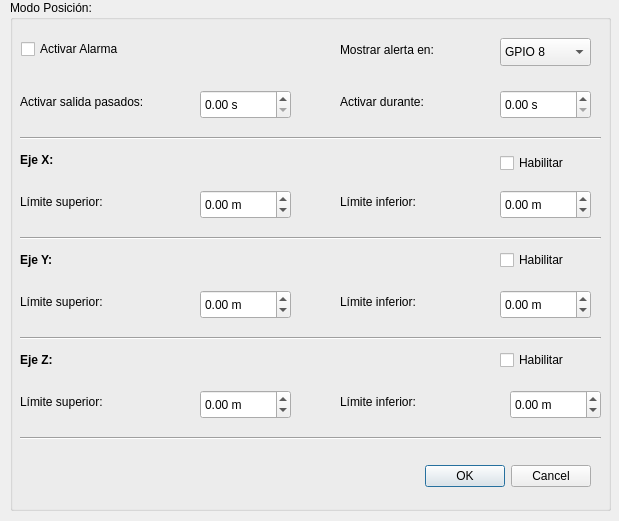
<?xml version="1.0" encoding="UTF-8"?>
<ui version="4.0">
 <class>Dialog_alarm_pos</class>
 <widget class="QDialog" name="Dialog_alarm_pos">
  <property name="geometry">
   <rect>
    <x>0</x>
    <y>0</y>
    <width>619</width>
    <height>521</height>
   </rect>
  </property>
  <property name="minimumSize">
   <size>
    <width>619</width>
    <height>521</height>
   </size>
  </property>
  <property name="maximumSize">
   <size>
    <width>619</width>
    <height>521</height>
   </size>
  </property>
  <property name="windowTitle">
   <string>Dialog</string>
  </property>
  <widget class="QGroupBox" name="groupBox">
   <property name="geometry">
    <rect>
     <x>10</x>
     <y>0</y>
     <width>601</width>
     <height>511</height>
    </rect>
   </property>
   <property name="maximumSize">
    <size>
     <width>1000</width>
     <height>1000</height>
    </size>
   </property>
   <property name="title">
    <string>Modo Posición:</string>
   </property>
   <widget class="QDoubleSpinBox" name="doubleSpinBox_4">
    <property name="geometry">
     <rect>
      <x>190</x>
      <y>90</y>
      <width>91</width>
      <height>29</height>
     </rect>
    </property>
    <property name="suffix">
     <string> s</string>
    </property>
    <property name="maximum">
     <double>300.000000000000000</double>
    </property>
    <property name="singleStep">
     <double>0.100000000000000</double>
    </property>
   </widget>
   <widget class="QDoubleSpinBox" name="doubleSpinBox_3">
    <property name="geometry">
     <rect>
      <x>490</x>
      <y>90</y>
      <width>91</width>
      <height>29</height>
     </rect>
    </property>
    <property name="suffix">
     <string> s</string>
    </property>
    <property name="maximum">
     <double>300.000000000000000</double>
    </property>
    <property name="singleStep">
     <double>0.100000000000000</double>
    </property>
   </widget>
   <widget class="QLabel" name="label_2">
    <property name="geometry">
     <rect>
      <x>10</x>
      <y>192</y>
      <width>111</width>
      <height>20</height>
     </rect>
    </property>
    <property name="text">
     <string>Límite superior:</string>
    </property>
   </widget>
   <widget class="QLabel" name="label_4">
    <property name="geometry">
     <rect>
      <x>330</x>
      <y>92</y>
      <width>121</width>
      <height>20</height>
     </rect>
    </property>
    <property name="text">
     <string>Activar durante:</string>
    </property>
   </widget>
   <widget class="QComboBox" name="comboBox">
    <property name="geometry">
     <rect>
      <x>490</x>
      <y>38</y>
      <width>91</width>
      <height>28</height>
     </rect>
    </property>
    <item>
     <property name="text">
      <string>GPIO 8</string>
     </property>
    </item>
    <item>
     <property name="text">
      <string>GPIO 9</string>
     </property>
    </item>
    <item>
     <property name="text">
      <string>GPIO 10</string>
     </property>
    </item>
    <item>
     <property name="text">
      <string>GPIO 12</string>
     </property>
    </item>
    <item>
     <property name="text">
      <string>GPIO 13</string>
     </property>
    </item>
    <item>
     <property name="text">
      <string>GPIO 14</string>
     </property>
    </item>
    <item>
     <property name="text">
      <string>GPIO 15</string>
     </property>
    </item>
    <item>
     <property name="text">
      <string>GPIO 23</string>
     </property>
    </item>
    <item>
     <property name="text">
      <string>GPIO 27</string>
     </property>
    </item>
   </widget>
   <widget class="QCheckBox" name="checkBox">
    <property name="geometry">
     <rect>
      <x>11</x>
      <y>36</y>
      <width>141</width>
      <height>26</height>
     </rect>
    </property>
    <property name="text">
     <string>Activar Alarma</string>
    </property>
   </widget>
   <widget class="QLabel" name="label_3">
    <property name="geometry">
     <rect>
      <x>330</x>
      <y>192</y>
      <width>111</width>
      <height>20</height>
     </rect>
    </property>
    <property name="text">
     <string>Límite inferior:</string>
    </property>
   </widget>
   <widget class="QLabel" name="label">
    <property name="geometry">
     <rect>
      <x>330</x>
      <y>40</y>
      <width>121</width>
      <height>20</height>
     </rect>
    </property>
    <property name="text">
     <string>Mostrar alerta en:</string>
    </property>
   </widget>
   <widget class="QLabel" name="label_5">
    <property name="geometry">
     <rect>
      <x>10</x>
      <y>92</y>
      <width>181</width>
      <height>20</height>
     </rect>
    </property>
    <property name="text">
     <string>Activar salida pasados:</string>
    </property>
   </widget>
   <widget class="QDoubleSpinBox" name="doubleSpinBox">
    <property name="geometry">
     <rect>
      <x>190</x>
      <y>190</y>
      <width>91</width>
      <height>29</height>
     </rect>
    </property>
    <property name="suffix">
     <string> m</string>
    </property>
    <property name="minimum">
     <double>-30.000000000000000</double>
    </property>
    <property name="maximum">
     <double>300.000000000000000</double>
    </property>
    <property name="singleStep">
     <double>0.100000000000000</double>
    </property>
   </widget>
   <widget class="QDoubleSpinBox" name="doubleSpinBox_2">
    <property name="geometry">
     <rect>
      <x>490</x>
      <y>190</y>
      <width>91</width>
      <height>29</height>
     </rect>
    </property>
    <property name="suffix">
     <string> m</string>
    </property>
    <property name="minimum">
     <double>-30.000000000000000</double>
    </property>
    <property name="maximum">
     <double>200.000000000000000</double>
    </property>
    <property name="singleStep">
     <double>0.100000000000000</double>
    </property>
   </widget>
   <widget class="Line" name="line">
    <property name="geometry">
     <rect>
      <x>10</x>
      <y>130</y>
      <width>581</width>
      <height>16</height>
     </rect>
    </property>
    <property name="orientation">
     <enum>Qt::Horizontal</enum>
    </property>
   </widget>
   <widget class="QLabel" name="label_6">
    <property name="geometry">
     <rect>
      <x>10</x>
      <y>150</y>
      <width>63</width>
      <height>20</height>
     </rect>
    </property>
    <property name="font">
     <font>
      <bold>true</bold>
     </font>
    </property>
    <property name="text">
     <string>Eje X:</string>
    </property>
   </widget>
   <widget class="Line" name="line_2">
    <property name="geometry">
     <rect>
      <x>10</x>
      <y>230</y>
      <width>581</width>
      <height>16</height>
     </rect>
    </property>
    <property name="orientation">
     <enum>Qt::Horizontal</enum>
    </property>
   </widget>
   <widget class="QLabel" name="label_7">
    <property name="geometry">
     <rect>
      <x>10</x>
      <y>250</y>
      <width>63</width>
      <height>20</height>
     </rect>
    </property>
    <property name="font">
     <font>
      <bold>true</bold>
     </font>
    </property>
    <property name="text">
     <string>Eje Y:</string>
    </property>
   </widget>
   <widget class="QLabel" name="label_8">
    <property name="geometry">
     <rect>
      <x>10</x>
      <y>292</y>
      <width>111</width>
      <height>20</height>
     </rect>
    </property>
    <property name="text">
     <string>Límite superior:</string>
    </property>
   </widget>
   <widget class="Line" name="line_3">
    <property name="geometry">
     <rect>
      <x>10</x>
      <y>330</y>
      <width>581</width>
      <height>16</height>
     </rect>
    </property>
    <property name="orientation">
     <enum>Qt::Horizontal</enum>
    </property>
   </widget>
   <widget class="QLabel" name="label_9">
    <property name="geometry">
     <rect>
      <x>330</x>
      <y>292</y>
      <width>111</width>
      <height>20</height>
     </rect>
    </property>
    <property name="text">
     <string>Límite inferior:</string>
    </property>
   </widget>
   <widget class="QDoubleSpinBox" name="doubleSpinBox_5">
    <property name="geometry">
     <rect>
      <x>190</x>
      <y>290</y>
      <width>91</width>
      <height>29</height>
     </rect>
    </property>
    <property name="suffix">
     <string> m</string>
    </property>
    <property name="minimum">
     <double>-30.000000000000000</double>
    </property>
    <property name="maximum">
     <double>300.000000000000000</double>
    </property>
    <property name="singleStep">
     <double>0.100000000000000</double>
    </property>
   </widget>
   <widget class="QDoubleSpinBox" name="doubleSpinBox_6">
    <property name="geometry">
     <rect>
      <x>490</x>
      <y>290</y>
      <width>91</width>
      <height>29</height>
     </rect>
    </property>
    <property name="suffix">
     <string> m</string>
    </property>
    <property name="minimum">
     <double>-30.000000000000000</double>
    </property>
    <property name="maximum">
     <double>200.000000000000000</double>
    </property>
    <property name="singleStep">
     <double>0.100000000000000</double>
    </property>
   </widget>
   <widget class="QLabel" name="label_10">
    <property name="geometry">
     <rect>
      <x>10</x>
      <y>350</y>
      <width>63</width>
      <height>20</height>
     </rect>
    </property>
    <property name="font">
     <font>
      <bold>true</bold>
     </font>
    </property>
    <property name="text">
     <string>Eje Z:</string>
    </property>
   </widget>
   <widget class="QLabel" name="label_11">
    <property name="geometry">
     <rect>
      <x>10</x>
      <y>392</y>
      <width>111</width>
      <height>20</height>
     </rect>
    </property>
    <property name="text">
     <string>Límite superior:</string>
    </property>
   </widget>
   <widget class="QLabel" name="label_12">
    <property name="geometry">
     <rect>
      <x>330</x>
      <y>392</y>
      <width>111</width>
      <height>20</height>
     </rect>
    </property>
    <property name="text">
     <string>Límite inferior:</string>
    </property>
   </widget>
   <widget class="QDoubleSpinBox" name="doubleSpinBox_7">
    <property name="geometry">
     <rect>
      <x>190</x>
      <y>390</y>
      <width>91</width>
      <height>29</height>
     </rect>
    </property>
    <property name="suffix">
     <string> m</string>
    </property>
    <property name="minimum">
     <double>-30.000000000000000</double>
    </property>
    <property name="maximum">
     <double>300.000000000000000</double>
    </property>
    <property name="singleStep">
     <double>0.100000000000000</double>
    </property>
   </widget>
   <widget class="QDoubleSpinBox" name="doubleSpinBox_8">
    <property name="geometry">
     <rect>
      <x>500</x>
      <y>390</y>
      <width>91</width>
      <height>29</height>
     </rect>
    </property>
    <property name="suffix">
     <string> m</string>
    </property>
    <property name="minimum">
     <double>-30.000000000000000</double>
    </property>
    <property name="maximum">
     <double>200.000000000000000</double>
    </property>
    <property name="singleStep">
     <double>0.100000000000000</double>
    </property>
   </widget>
   <widget class="Line" name="line_4">
    <property name="geometry">
     <rect>
      <x>10</x>
      <y>430</y>
      <width>581</width>
      <height>16</height>
     </rect>
    </property>
    <property name="orientation">
     <enum>Qt::Horizontal</enum>
    </property>
   </widget>
   <widget class="QCheckBox" name="checkBox_2">
    <property name="geometry">
     <rect>
      <x>490</x>
      <y>150</y>
      <width>93</width>
      <height>26</height>
     </rect>
    </property>
    <property name="text">
     <string>Habilitar</string>
    </property>
   </widget>
   <widget class="QCheckBox" name="checkBox_3">
    <property name="geometry">
     <rect>
      <x>490</x>
      <y>247</y>
      <width>93</width>
      <height>26</height>
     </rect>
    </property>
    <property name="text">
     <string>Habilitar</string>
    </property>
   </widget>
   <widget class="QCheckBox" name="checkBox_4">
    <property name="geometry">
     <rect>
      <x>490</x>
      <y>347</y>
      <width>93</width>
      <height>26</height>
     </rect>
    </property>
    <property name="text">
     <string>Habilitar</string>
    </property>
   </widget>
   <widget class="QDialogButtonBox" name="buttonBox">
    <property name="geometry">
     <rect>
      <x>240</x>
      <y>460</y>
      <width>341</width>
      <height>32</height>
     </rect>
    </property>
    <property name="orientation">
     <enum>Qt::Horizontal</enum>
    </property>
    <property name="standardButtons">
     <set>QDialogButtonBox::Cancel|QDialogButtonBox::Ok</set>
    </property>
   </widget>
  </widget>
 </widget>
 <resources/>
 <connections>
  <connection>
   <sender>buttonBox</sender>
   <signal>accepted()</signal>
   <receiver>Dialog_alarm_pos</receiver>
   <slot>accept()</slot>
   <hints>
    <hint type="sourcelabel">
     <x>248</x>
     <y>254</y>
    </hint>
    <hint type="destinationlabel">
     <x>157</x>
     <y>274</y>
    </hint>
   </hints>
  </connection>
  <connection>
   <sender>buttonBox</sender>
   <signal>rejected()</signal>
   <receiver>Dialog_alarm_pos</receiver>
   <slot>reject()</slot>
   <hints>
    <hint type="sourcelabel">
     <x>316</x>
     <y>260</y>
    </hint>
    <hint type="destinationlabel">
     <x>286</x>
     <y>274</y>
    </hint>
   </hints>
  </connection>
 </connections>
</ui>
